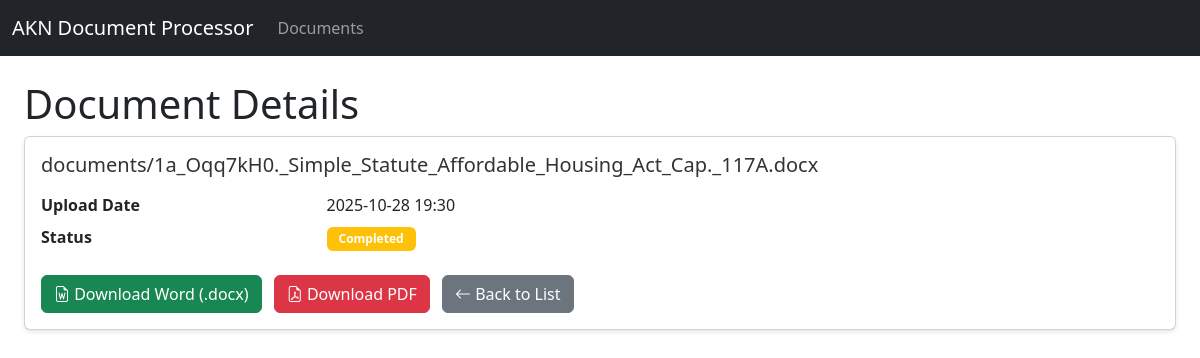
The app's page /document/70/ with its own data.
### myapp/models.py (models this page shows, shortened)
class Document(models.Model):
    PROCESSING_STATUS = [
        ('UPLOADED', 'Uploaded'),
        ('PROCESSING', 'Processing'),
        ('COMPLETED', 'Completed'),
        ('FAILED', 'Failed'),
    ]
    original_file = models.FileField(upload_to='documents/')
    processed_file = models.FileField(upload_to='processed/', null=True, blank=True)
    pdf_file = models.FileField(upload_to='processed/', null=True, blank=True)
    status = models.CharField(max_length=20, choices=PROCESSING_STATUS, default='UPLOADED')
    uploaded_at = models.DateTimeField(auto_now_add=True)
    processed_at = models.DateTimeField(null=True, blank=True)
    error_message = models.TextField(blank=True, null=True)
    progress = models.IntegerField(default=0)

### myapp/views.py (the view)
# urls.py: path('document/<int:pk>/', views.document_detail, name='document_detail'),
def document_detail(request, pk):
    document = get_object_or_404(Document, pk=pk)
    return render(request, 'myapp/document_detail.html', {
        'document': document
    })

### myapp/templates/myapp/document_detail.html (shortened to what this page needs)
{% extends 'base.html' %}
{% block content %}
<div class="container mt-4">
    <h1>Document Details</h1>
    <div class="card">
        <div class="card-body">
            <h5 class="card-title">{{ document.original_file.name }}</h5>
            <dl class="row">
                <dt class="col-sm-3">Upload Date</dt>
                <dd class="col-sm-9">{{ document.uploaded_at|date:"Y-m-d H:i" }}</dd>
                <dt class="col-sm-3">Status</dt>
                <dd class="col-sm-9">
                    <span class="badge {% if document.status == 'processed' %}bg-success{% elif document.status == 'failed' %}bg-danger{% else %}bg-warning{% endif %}">
                        {{ document.get_status_display }}
                    </span>
                </dd>
            </dl>
            <div class="mt-3">
                {% if document.processed_file %}
                <a href="{{ document.processed_file.url }}" class="btn btn-success me-2">
                    <i class="bi bi-file-earmark-word"></i> Download Word (.docx)
                </a>
                {% endif %}
                {% if document.pdf_file %}
                <a href="{{ document.pdf_file.url }}" class="btn btn-danger me-2">
                    <i class="bi bi-file-earmark-pdf"></i> Download PDF
                </a>
                {% endif %}
                <a href="{% url 'document_list' %}" class="btn btn-secondary">
                    <i class="bi bi-arrow-left"></i> Back to List
                </a>
            </div>
        </div>
    </div>
</div>
{% endblock %}

### myapp/static/css/style.css (style rules this page uses)
.container { max-width: 1200px; }
.card { box-shadow: 0 2px 4px rgba(0,0,0,0.1); margin-bottom: 20px; }
.card-title { color: #333; margin-bottom: 1rem; }
.badge { padding: 0.5em 1em; }

### records on screen
Document: original_file.name "documents/1a_Oqq7kH0._Simple_Statute_Affordable_Housing_Act_Cap._117A.docx", uploaded_at "2025-10-28 19:30", status "Completed"
